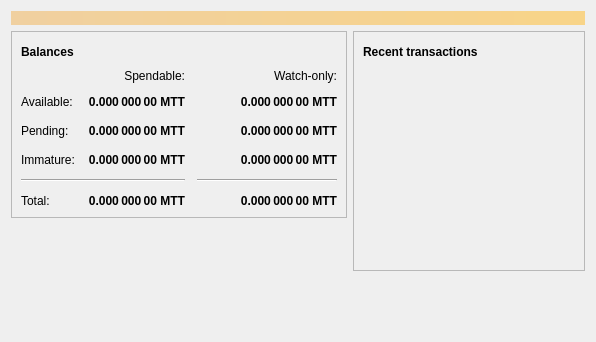
<?xml version="1.0" encoding="UTF-8"?>
<ui version="4.0">
 <class>OverviewPage</class>
 <widget class="QWidget" name="OverviewPage">
  <property name="geometry">
   <rect>
    <x>0</x>
    <y>0</y>
    <width>596</width>
    <height>342</height>
   </rect>
  </property>
  <property name="windowTitle">
   <string>Form</string>
  </property>
  <layout class="QVBoxLayout" name="topLayout">
   <item>
    <widget class="QLabel" name="labelAlerts">
     <property name="visible">
      <bool>false</bool>
     </property>
     <property name="styleSheet">
      <string notr="true">QLabel { background-color: qlineargradient(x1: 0, y1: 0, x2: 1, y2: 0, stop:0 #F0D0A0, stop:1 #F8D488); color:#000000; }</string>
     </property>
     <property name="wordWrap">
      <bool>true</bool>
     </property>
     <property name="margin">
      <number>3</number>
     </property>
     <property name="textInteractionFlags">
      <set>Qt::TextSelectableByMouse</set>
     </property>
    </widget>
   </item>
   <item>
    <layout class="QHBoxLayout" name="horizontalLayout" stretch="1,1">
     <item>
      <layout class="QVBoxLayout" name="verticalLayout_2">
       <item>
        <widget class="QFrame" name="frame">
         <property name="frameShape">
          <enum>QFrame::StyledPanel</enum>
         </property>
         <property name="frameShadow">
          <enum>QFrame::Raised</enum>
         </property>
         <layout class="QVBoxLayout" name="verticalLayout_4">
          <item>
           <layout class="QHBoxLayout" name="horizontalLayout_4">
            <item>
             <widget class="QLabel" name="label_5">
              <property name="font">
               <font>
                <weight>75</weight>
                <bold>true</bold>
               </font>
              </property>
              <property name="text">
               <string>Balances</string>
              </property>
             </widget>
            </item>
            <item>
             <widget class="QPushButton" name="labelWalletStatus">
              <property name="enabled">
               <bool>true</bool>
              </property>
              <property name="maximumSize">
               <size>
                <width>30</width>
                <height>16777215</height>
               </size>
              </property>
              <property name="toolTip">
               <string>The displayed information may be out of date. Your wallet automatically synchronizes with the MTTcoin network after a connection is established, but this process has not completed yet.</string>
              </property>
              <property name="text">
               <string/>
              </property>
              <property name="icon">
               <iconset resource="../bitcoin.qrc">
                <normaloff>:/icons/warning</normaloff>
                <disabledoff>:/icons/warning</disabledoff>:/icons/warning</iconset>
              </property>
              <property name="iconSize">
               <size>
                <width>24</width>
                <height>24</height>
               </size>
              </property>
              <property name="flat">
               <bool>true</bool>
              </property>
             </widget>
            </item>
            <item>
             <spacer name="horizontalSpacer_3">
              <property name="orientation">
               <enum>Qt::Horizontal</enum>
              </property>
              <property name="sizeHint" stdset="0">
               <size>
                <width>40</width>
                <height>20</height>
               </size>
              </property>
             </spacer>
            </item>
           </layout>
          </item>
          <item>
           <layout class="QGridLayout" name="gridLayout">
            <property name="spacing">
             <number>12</number>
            </property>
            <item row="2" column="2">
             <widget class="QLabel" name="labelWatchPending">
              <property name="font">
               <font>
                <weight>75</weight>
                <bold>true</bold>
               </font>
              </property>
              <property name="cursor">
               <cursorShape>IBeamCursor</cursorShape>
              </property>
              <property name="toolTip">
               <string>Unconfirmed transactions to watch-only addresses</string>
              </property>
              <property name="text">
               <string notr="true">0.000 000 00 MTT</string>
              </property>
              <property name="alignment">
               <set>Qt::AlignRight|Qt::AlignTrailing|Qt::AlignVCenter</set>
              </property>
              <property name="textInteractionFlags">
               <set>Qt::LinksAccessibleByMouse|Qt::TextSelectableByKeyboard|Qt::TextSelectableByMouse</set>
              </property>
             </widget>
            </item>
            <item row="2" column="1">
             <widget class="QLabel" name="labelUnconfirmed">
              <property name="font">
               <font>
                <weight>75</weight>
                <bold>true</bold>
               </font>
              </property>
              <property name="cursor">
               <cursorShape>IBeamCursor</cursorShape>
              </property>
              <property name="toolTip">
               <string>Total of transactions that have yet to be confirmed, and do not yet count toward the spendable balance</string>
              </property>
              <property name="text">
               <string notr="true">0.000 000 00 MTT</string>
              </property>
              <property name="alignment">
               <set>Qt::AlignRight|Qt::AlignTrailing|Qt::AlignVCenter</set>
              </property>
              <property name="textInteractionFlags">
               <set>Qt::LinksAccessibleByMouse|Qt::TextSelectableByKeyboard|Qt::TextSelectableByMouse</set>
              </property>
             </widget>
            </item>
            <item row="3" column="2">
             <widget class="QLabel" name="labelWatchImmature">
              <property name="font">
               <font>
                <weight>75</weight>
                <bold>true</bold>
               </font>
              </property>
              <property name="cursor">
               <cursorShape>IBeamCursor</cursorShape>
              </property>
              <property name="toolTip">
               <string>Mined balance in watch-only addresses that has not yet matured</string>
              </property>
              <property name="text">
               <string notr="true">0.000 000 00 MTT</string>
              </property>
              <property name="alignment">
               <set>Qt::AlignRight|Qt::AlignTrailing|Qt::AlignVCenter</set>
              </property>
              <property name="textInteractionFlags">
               <set>Qt::LinksAccessibleByMouse|Qt::TextSelectableByKeyboard|Qt::TextSelectableByMouse</set>
              </property>
             </widget>
            </item>
            <item row="4" column="0" colspan="2">
             <widget class="Line" name="line">
              <property name="orientation">
               <enum>Qt::Horizontal</enum>
              </property>
             </widget>
            </item>
            <item row="4" column="2">
             <widget class="Line" name="lineWatchBalance">
              <property name="sizePolicy">
               <sizepolicy hsizetype="Preferred" vsizetype="Fixed">
                <horstretch>0</horstretch>
                <verstretch>0</verstretch>
               </sizepolicy>
              </property>
              <property name="minimumSize">
               <size>
                <width>140</width>
                <height>0</height>
               </size>
              </property>
              <property name="orientation">
               <enum>Qt::Horizontal</enum>
              </property>
             </widget>
            </item>
            <item row="5" column="0">
             <widget class="QLabel" name="labelTotalText">
              <property name="text">
               <string>Total:</string>
              </property>
             </widget>
            </item>
            <item row="3" column="1">
             <widget class="QLabel" name="labelImmature">
              <property name="font">
               <font>
                <weight>75</weight>
                <bold>true</bold>
               </font>
              </property>
              <property name="cursor">
               <cursorShape>IBeamCursor</cursorShape>
              </property>
              <property name="toolTip">
               <string>Mined balance that has not yet matured</string>
              </property>
              <property name="text">
               <string notr="true">0.000 000 00 MTT</string>
              </property>
              <property name="alignment">
               <set>Qt::AlignRight|Qt::AlignTrailing|Qt::AlignVCenter</set>
              </property>
              <property name="textInteractionFlags">
               <set>Qt::LinksAccessibleByMouse|Qt::TextSelectableByKeyboard|Qt::TextSelectableByMouse</set>
              </property>
             </widget>
            </item>
            <item row="2" column="3">
             <spacer name="horizontalSpacer_2">
              <property name="orientation">
               <enum>Qt::Horizontal</enum>
              </property>
              <property name="sizeHint" stdset="0">
               <size>
                <width>40</width>
                <height>20</height>
               </size>
              </property>
             </spacer>
            </item>
            <item row="3" column="0">
             <widget class="QLabel" name="labelImmatureText">
              <property name="text">
               <string>Immature:</string>
              </property>
             </widget>
            </item>
            <item row="5" column="1">
             <widget class="QLabel" name="labelTotal">
              <property name="font">
               <font>
                <weight>75</weight>
                <bold>true</bold>
               </font>
              </property>
              <property name="cursor">
               <cursorShape>IBeamCursor</cursorShape>
              </property>
              <property name="toolTip">
               <string>Your current total balance</string>
              </property>
              <property name="text">
               <string notr="true">0.000 000 00 MTT</string>
              </property>
              <property name="alignment">
               <set>Qt::AlignRight|Qt::AlignTrailing|Qt::AlignVCenter</set>
              </property>
              <property name="textInteractionFlags">
               <set>Qt::LinksAccessibleByMouse|Qt::TextSelectableByKeyboard|Qt::TextSelectableByMouse</set>
              </property>
             </widget>
            </item>
            <item row="5" column="2">
             <widget class="QLabel" name="labelWatchTotal">
              <property name="font">
               <font>
                <weight>75</weight>
                <bold>true</bold>
               </font>
              </property>
              <property name="cursor">
               <cursorShape>IBeamCursor</cursorShape>
              </property>
              <property name="toolTip">
               <string>Current total balance in watch-only addresses</string>
              </property>
              <property name="text">
               <string notr="true">0.000 000 00 MTT</string>
              </property>
              <property name="alignment">
               <set>Qt::AlignRight|Qt::AlignTrailing|Qt::AlignVCenter</set>
              </property>
              <property name="textInteractionFlags">
               <set>Qt::LinksAccessibleByMouse|Qt::TextSelectableByKeyboard|Qt::TextSelectableByMouse</set>
              </property>
             </widget>
            </item>
            <item row="0" column="2">
             <widget class="QLabel" name="labelWatchonly">
              <property name="text">
               <string>Watch-only:</string>
              </property>
              <property name="alignment">
               <set>Qt::AlignRight|Qt::AlignTrailing|Qt::AlignVCenter</set>
              </property>
             </widget>
            </item>
            <item row="1" column="0">
             <widget class="QLabel" name="labelBalanceText">
              <property name="text">
               <string>Available:</string>
              </property>
             </widget>
            </item>
            <item row="1" column="1">
             <widget class="QLabel" name="labelBalance">
              <property name="font">
               <font>
                <weight>75</weight>
                <bold>true</bold>
               </font>
              </property>
              <property name="cursor">
               <cursorShape>IBeamCursor</cursorShape>
              </property>
              <property name="toolTip">
               <string>Your current spendable balance</string>
              </property>
              <property name="text">
               <string notr="true">0.000 000 00 MTT</string>
              </property>
              <property name="alignment">
               <set>Qt::AlignRight|Qt::AlignTrailing|Qt::AlignVCenter</set>
              </property>
              <property name="textInteractionFlags">
               <set>Qt::LinksAccessibleByMouse|Qt::TextSelectableByKeyboard|Qt::TextSelectableByMouse</set>
              </property>
             </widget>
            </item>
            <item row="1" column="2">
             <widget class="QLabel" name="labelWatchAvailable">
              <property name="font">
               <font>
                <weight>75</weight>
                <bold>true</bold>
               </font>
              </property>
              <property name="cursor">
               <cursorShape>IBeamCursor</cursorShape>
              </property>
              <property name="toolTip">
               <string>Your current balance in watch-only addresses</string>
              </property>
              <property name="text">
               <string notr="true">0.000 000 00 MTT</string>
              </property>
              <property name="alignment">
               <set>Qt::AlignRight|Qt::AlignTrailing|Qt::AlignVCenter</set>
              </property>
              <property name="textInteractionFlags">
               <set>Qt::LinksAccessibleByMouse|Qt::TextSelectableByKeyboard|Qt::TextSelectableByMouse</set>
              </property>
             </widget>
            </item>
            <item row="2" column="0">
             <widget class="QLabel" name="labelPendingText">
              <property name="text">
               <string>Pending:</string>
              </property>
             </widget>
            </item>
            <item row="0" column="1">
             <widget class="QLabel" name="labelSpendable">
              <property name="text">
               <string>Spendable:</string>
              </property>
              <property name="alignment">
               <set>Qt::AlignRight|Qt::AlignTrailing|Qt::AlignVCenter</set>
              </property>
             </widget>
            </item>
           </layout>
          </item>
         </layout>
        </widget>
       </item>
       <item>
        <spacer name="verticalSpacer">
         <property name="orientation">
          <enum>Qt::Vertical</enum>
         </property>
         <property name="sizeHint" stdset="0">
          <size>
           <width>20</width>
           <height>40</height>
          </size>
         </property>
        </spacer>
       </item>
      </layout>
     </item>
     <item>
      <layout class="QVBoxLayout" name="verticalLayout_3">
       <item>
        <widget class="QFrame" name="frame_2">
         <property name="frameShape">
          <enum>QFrame::StyledPanel</enum>
         </property>
         <property name="frameShadow">
          <enum>QFrame::Raised</enum>
         </property>
         <layout class="QVBoxLayout" name="verticalLayout">
          <item>
           <layout class="QHBoxLayout" name="horizontalLayout_2">
            <item>
             <widget class="QLabel" name="label_4">
              <property name="font">
               <font>
                <weight>75</weight>
                <bold>true</bold>
               </font>
              </property>
              <property name="text">
               <string>Recent transactions</string>
              </property>
             </widget>
            </item>
            <item>
             <widget class="QPushButton" name="labelTransactionsStatus">
              <property name="enabled">
               <bool>true</bool>
              </property>
              <property name="maximumSize">
               <size>
                <width>30</width>
                <height>16777215</height>
               </size>
              </property>
              <property name="toolTip">
               <string>The displayed information may be out of date. Your wallet automatically synchronizes with the MTTcoin network after a connection is established, but this process has not completed yet.</string>
              </property>
              <property name="text">
               <string/>
              </property>
              <property name="icon">
               <iconset resource="../bitcoin.qrc">
                <normaloff>:/icons/warning</normaloff>
                <disabledoff>:/icons/warning</disabledoff>:/icons/warning</iconset>
              </property>
              <property name="iconSize">
               <size>
                <width>24</width>
                <height>24</height>
               </size>
              </property>
              <property name="flat">
               <bool>true</bool>
              </property>
             </widget>
            </item>
            <item>
             <spacer name="horizontalSpacer">
              <property name="orientation">
               <enum>Qt::Horizontal</enum>
              </property>
              <property name="sizeHint" stdset="0">
               <size>
                <width>40</width>
                <height>20</height>
               </size>
              </property>
             </spacer>
            </item>
           </layout>
          </item>
          <item>
           <widget class="QListView" name="listTransactions">
            <property name="styleSheet">
             <string notr="true">QListView { background: transparent; }</string>
            </property>
            <property name="frameShape">
             <enum>QFrame::NoFrame</enum>
            </property>
            <property name="verticalScrollBarPolicy">
             <enum>Qt::ScrollBarAlwaysOff</enum>
            </property>
            <property name="horizontalScrollBarPolicy">
             <enum>Qt::ScrollBarAlwaysOff</enum>
            </property>
            <property name="selectionMode">
             <enum>QAbstractItemView::NoSelection</enum>
            </property>
           </widget>
          </item>
         </layout>
        </widget>
       </item>
       <item>
        <spacer name="verticalSpacer_2">
         <property name="orientation">
          <enum>Qt::Vertical</enum>
         </property>
         <property name="sizeHint" stdset="0">
          <size>
           <width>20</width>
           <height>40</height>
          </size>
         </property>
        </spacer>
       </item>
      </layout>
     </item>
    </layout>
   </item>
  </layout>
 </widget>
 <resources/>
 <connections/>
</ui>
